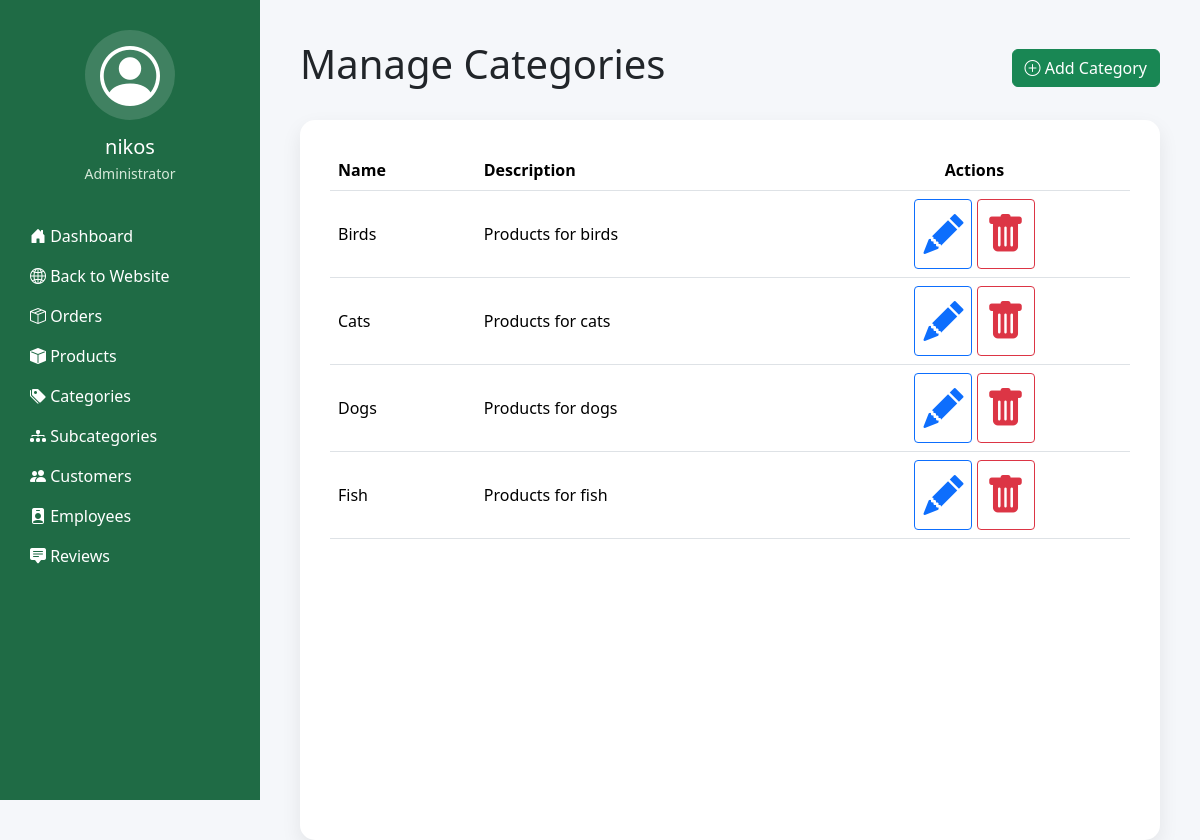
The page /dashboard/manage-categories/ (signed in) on the database its author committed.
### accounts/models.py (models this page shows, shortened)
class UserProfile(models.Model):
    ROLE_CHOICES = [
        ('Customer', 'Customer'),
        ('Employee', 'Employee'),
        ('Administrator', 'Administrator'),
    ] #ROLE_CHOICES is a Django feature that creates a list of choices for the role field, making it easier to manage user roles in the admin interface
    user = models.OneToOneField(User, on_delete=models.CASCADE, related_name='profile') #OneToOneField creates a relationship where each user can have only one profile
    role = models.CharField(max_length=20, choices=ROLE_CHOICES, default='Customer')
    phone_number = models.CharField(max_length=20, blank=True)
    address = models.TextField(blank=True)
    profile_picture = models.ImageField(upload_to='profiles/', blank=True, null=True)
    date_created = models.DateTimeField(auto_now_add=True)
    class Meta:
        ordering = ['user'] #Profiles will automatically appear in alphabetical order by username in the admin interface
        verbose_name_plural = 'User Profiles'

### products/models.py (models this page shows, shortened)
class Category(models.Model):
    name = models.CharField(max_length=100)
    description = models.TextField(blank=True) #blank=True allows the field to be optional
    image = models.ImageField(upload_to='categories/', blank=True, null=True)
    class Meta:
        verbose_name_plural = 'Categories' #This changes the plural name of the model in the admin interface

### dashboard/views.py (the view)
# urls.py: path('manage-categories/', views.manage_categories, name='manage_categories'),
@login_required
def manage_categories(request):
    if request.user.profile.role not in ['Employee', 'Administrator']:
        return redirect('dashboard')
    categories = Category.objects.all().order_by('name')
    return render(request, 'dashboard/manage_categories.html', {'categories': categories})

### final/context_processors.py (called while the page is built)
def cart_count(request):
    if request.user.is_authenticated:
        try:
            cart = Cart.objects.get(user=request.user)
            count = sum(item.quantity for item in cart.items.all())
        except Cart.DoesNotExist:
            count = 0
    else:
        count = 0
    return {'cart_count': count}

### templates/dashboard/manage_categories.html (shortened to what this page needs)
{% extends "dashboard/base_dashboard.html" %}
{% block dashboard_content %}
<div class="d-flex justify-content-between align-items-center mb-4">
    <h1>Manage Categories</h1>
    <a href="{% url 'add_category' %}" class="btn btn-success">
        <i class="bi bi-plus-circle"></i>
        Add Category
    </a>
</div>
<div class="dashboard-card">
    <table class="table table-hover align-middle">
        <thead>
            <tr>
                <th>Name</th>
                <th>Description</th>
                <th class="text-center">Actions</th>
            </tr>
        </thead>
        <tbody>
            {% for category in categories %}
                <tr>
                    <td>{{ category.name }}</td>
                    <td>{{ category.description }}</td>
                    <td class="text-center">
                        <a href="{% url 'edit_category' category.id %}" class="btn btn-outline-primary btn-sm">
                            <i class="bi bi-pencil-fill"></i>
                        </a>
                        <a href="{% url 'delete_category' category.id %}" class="btn btn-outline-danger btn-sm">
                            <i class="bi bi-trash-fill"></i>
                        </a>
                    </td>
                </tr>
            {% empty %}
                <tr>
                    <td colspan="3" class="text-center">
                        No categories found.
                    </td>
                </tr>
            {% endfor %}
        </tbody>
    </table>
</div>
{% endblock %}

### templates/dashboard/base_dashboard.html (shortened to what this page needs)
{% load static %}
<!DOCTYPE html>
<html lang="en">
<head>
    <link href="https://cdn.jsdelivr.net/npm/bootstrap@5.3.7/dist/css/bootstrap.min.css" rel="stylesheet">
    <link href="{% static 'css/dashboard.css' %}" rel="stylesheet">
    <link href="https://cdn.jsdelivr.net/npm/bootstrap-icons@1.13.1/font/bootstrap-icons.min.css" rel="stylesheet">
</head>
<body>
    <div class="dashboard-wrapper">
        <aside class="sidebar">
            <div class="profile-section">
                <div class="profile-avatar">
                    {% if request.user.profile.profile_picture %}
                        <img src="{{ request.user.profile.profile_picture.url }}" alt="Profile Picture">
                    {% else %}
                        <i class="bi bi-person-circle"></i>
                    {% endif %}
                </div>
                <h5>{{ request.user.first_name|default:request.user.username }}</h5>
                <p>{{ request.user.profile.role }}</p>
            </div>
            <nav>
                <ul class="list-unstyled">
                    <li class="mb-3">
                        <a href="{% url 'dashboard' %}" class="text-white text-decoration-none">
                            <i class="bi bi-house-door-fill"></i>
                            Dashboard
                        </a>
                        <li class="mb-3">
                            <a href="{% url 'home' %}" class="text-white text-decoration-none">
                                <i class="bi bi-globe2"></i>
                                Back to Website
                            </a>
                        </li>
                    </li>
                    {% if request.user.profile.role == "Customer" %}
                        <li class="mb-3">
                            <a href="{% url 'my_orders' %}" class="text-white text-decoration-none">
                                <i class="bi bi-bag-check-fill"></i>
                                My Orders
                            </a>
                        </li>
                        <li class="mb-3">
                            <a href="{% url 'my_reviews' %}" class="text-white text-decoration-none">
                                <i class="bi bi-star-fill"></i>
                                My Reviews
                            </a>
                        </li>
                        <li class="mb-3">
                            <a href="{% url 'my_profile' %}" class="text-white text-decoration-none">
                                <i class="bi bi-person-fill"></i>
                                My Profile
                            </a>
                        </li>
                    {% elif request.user.profile.role == "Administrator" %}
                        <li class="mb-3">
                            <a href="{% url 'manage_orders' %}" class="text-white text-decoration-none">
                                <i class="bi bi-box-seam"></i>
                                Orders
                            </a>
                        </li>
                        <li class="mb-3">
                            <a href="{% url 'manage_products' %}" class="text-white text-decoration-none">
                                <i class="bi bi-box-fill"></i>
                                Products
                            </a>
                        </li>
                        <li class="mb-3">
                            <a href="{% url 'manage_categories' %}" class="text-white text-decoration-none">
                                <i class="bi bi-tags-fill"></i>
                                Categories
                            </a>
                        </li>
                        <li class="mb-3">
                            <a href="{% url 'manage_subcategories' %}" class="text-white text-decoration-none">
                                <i class="bi bi-diagram-3-fill"></i>
                                Subcategories
                            </a>
                        </li>
                        <li class="mb-3">
                            <a href="{% url 'manage_customers' %}" class="text-white text-decoration-none">
                                <i class="bi bi-people-fill"></i>
                                Customers
                            </a>
                        </li>
                        <li class="mb-3">
                            <a href="{% url 'manage_employees' %}" class="text-white text-decoration-none">
                                <i class="bi bi-person-badge-fill"></i>
                                Employees
                            </a>
                        </li>
                        <li class="mb-3">
                            <a href="{% url 'manage_reviews' %}" class="text-white text-decoration-none">
                                <i class="bi bi-chat-square-text-fill"></i>
                                Reviews
                            </a>
                        </li>
                     {% endif %}
                </ul>
            </nav>
        </aside>
        <main class="dashboard-content">
            {% block dashboard_content %}
            {% endblock %}
        </main>
    </div>
</body>
</html>

### static/css/dashboard.css (style rules this page uses)
body { margin: 0; background: #f5f7fa; }
.dashboard-wrapper { display: flex; min-height: 100vh; }
.sidebar { width: 260px; background: #1f6b45; color: white; padding: 30px; }
.dashboard-content { flex: 1; padding: 40px; }
.profile-section { text-align: center; margin-bottom: 40px; }
.profile-avatar { width: 90px; height: 90px; margin: auto; margin-bottom: 15px; border-radius: 50%; overflow: hidden; background: rgba(255,255,255,.15); display: flex; align-items: center; justify-content: center; }
.profile-avatar i { font-size: 60px; }
.profile-section h5 { margin-bottom: 4px; }
.profile-section p { color: #d6e9d9; font-size: 14px; }
.dashboard-card { background: #ffffff; border-radius: 15px; padding: 30px; box-shadow: 0 8px 20px rgba(0,0,0,.08); transition: 0.3s; height: 100%; }
.dashboard-card i { font-size: 40px; color: var(--primary-color); margin-bottom: 20px; }

### rows shown on the page
Category: name "Birds", description "Products for birds"
Category: name "Cats", description "Products for cats"
Category: name "Dogs", description "Products for dogs"
Category: name "Fish", description "Products for fish"

### other values the page prints
{{ request.user.first_name|default:request.user.username }} "nikos"
{{ request.user.profile.role }} "Administrator"
